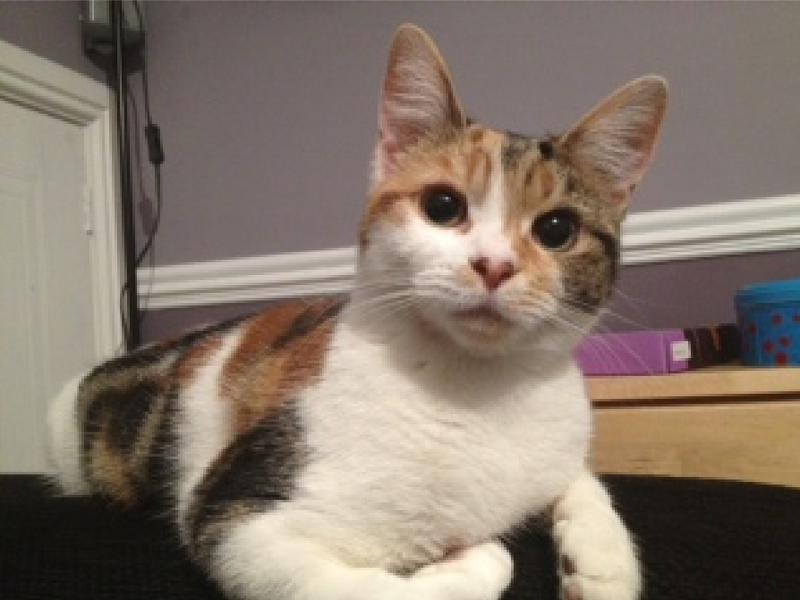
#> input picture images/cavendish.jpg, 800 x 600 px, found by its file name
$ python 1.0_Rasterisation.py
#> lines starting #> are read from the running program, lines starting #| are printed output that depends on the picture; after the words box and inside, x2 and y2 are one past the last pixel; in counts of white or black regions, pixels touching at a corner belong together
#!/usr/bin/env python
# coding: utf-8

# # Rasterisation
#
# Computer displays use an array of small squares called pixels which are illuminated using different colours. When the array of pixels is viewed as a whole the brain interprets it as a single image. The pixel array is called a raster array and the process of determining the illumination of the pixels is called **rasterisation**. The image that is approximated as a raster array is known as the **idealised image**.
#
# ```{glue:figure} smiley-raster-plot
#
# The idealised image and the raster approximation.
# ```
#
# ```{prf:definition} Pixel
# :class: note
#
# A **pixel** is a small square that is illuminated using different colours.
# ```
#
# ```{prf:definition} Raster
# :class: note
#
# A **raster** is a rectangular array of pixels.
# ```
#
# ```{prf:definition} Idealised image
# :class: note
#
# An **idealised image** is an analogue image that we wish to represent in a raster.
# ```

# In[1]:


import numpy as np
import matplotlib.pyplot as plt
import matplotlib.patches as patches
from myst_nb import glue


def circle(R, cx, cy, radius, colour):
    D, x, y = 5 - radius * radius, radius, 0
    while y <= x:
        for i in range(3):
            R[cx + x, cy + y, i] = colour[i]
            R[cx + x, cy - y, i] = colour[i]
            R[cx - x, cy + y, i] = colour[i]
            R[cx - x, cy - y, i] = colour[i]
            R[cx + y, cy + x, i] = colour[i]
            R[cx + y, cy - x, i] = colour[i]
            R[cx - y, cy + x, i] = colour[i]
            R[cx - y, cy - x, i] = colour[i]

        if D > 0:
            D -= 8 * x - 8
            x -= 1

        D += 8 * y + 12
        y += 1

    return R


# Idealised image
face_cx, face_cy, face_r = 0.5, 0.5, 0.4
eye1_cx, eye1_cy, eye1_r = 0.33, 0.6, 0.06
eye2_cx, eye2_cy, eye2_r = 0.67, 0.6, 0.06

fig, ax = plt.subplots(1, 2, figsize=(12, 6))

circle1 = plt.Circle((face_cx, face_cy), face_r, color="#FFFF00", ec="k", lw=12)
circle2 = plt.Circle((eye1_cx, eye1_cy), eye1_r, color="k")
circle3 = plt.Circle((eye2_cx, eye2_cy), eye2_r, color="k")
arc = patches.Arc((0.5, 0.5), 0.5, 0.5, angle=0, theta1=210, theta2=330, lw=12)

ax[0].add_patch(circle1)
ax[0].add_patch(circle2)
ax[0].add_patch(circle3)
ax[0].add_patch(arc)
ax[0].set_aspect("equal")
ax[0].axis("off")

# Raster
n = 20
R = 255 * np.ones((n, n, 3)).astype(int)

for i in range(n+1):
    for j in range(n+1):
        if (i - face_cx * n + 1) ** 2 + (j - face_cy * n) ** 2 <= (face_r * n) ** 2:
            R[i,j,:] = [255, 255, 0]

        ax[1].add_patch(plt.Rectangle((i-0.5,j-0.5), 1, 1, fill=False))

R = circle(R, int(face_cx*n)-1, int(face_cy*n), int(face_r*n), [0, 0, 0])

R[6:8, 13:15, :] = [0,0,0]
R[6:8, 6:8, :] = [0,0,0]
R[12,6,:] = [0,0,0]
R[13,7:8,:] = [0,0,0]
R[14,8:13,:] = [0,0,0]
R[13,13:14,:] = [0,0,0]
R[12,14,:] = [0,0,0]

ax[1].imshow(np.flipud(R))
ax[1].set_aspect("equal")
ax[1].axis([-1, 21, -1, 21])
ax[1].axis("off")

glue("smiley-raster-plot", fig, display=False)
#> (this line was passed over: myst_nb is not available in this run)


# ## The RGB colour model
#
# The **RGB** colour model uses the three primary colours <span style="color: red;">Red</span>, <span style="color: green;">Green</span> and <span style="color: blue;">Blue</span> (RGB) that are added to produce colours in the visible spectrum. Using a single bit for each primary colour (i.e., adding all of that colour or none of that colour) means that it is possible to produce eight colours: <span style="color: red;">red</span>, <span style="color: yellow;">yellow</span>, <span style="color: green;">green</span>, <span style="color: cyan;">cyan</span>, <span style="color: blue;">blue</span>, <span style="color: magenta;">magenta</span>, black and <span style="background-color:black;color:white">white</span> as shown in {ref}`rgb-table`. For example mixing full amounts of red and green results in pure yellow.
#
# ### 24-bit colour
#
# Adding proportions of each primary colours means that many more colours can be produced. Using 8 bits for each primary colour means that there are a possible $2^8 = 256$ different quantities of that colour. Combining the three primary colours means that the number of colours that can be produced is $3 \times 2^8 = 16,772,216$. It is estimated that the most number of colours that the human eye can distinguish is approximately 10 million so 24 bit colour (known as [**true color**](https://en.wikipedia.org/wiki/Color_depth#True_color_(24-bit)) is considered sufficient.
#
# :::{figure} ../images/rgb_wheel.png
# :width: 300px
#
# RGB color wheel
# :::
#
# Since there are 256 levels of the three primary colours in the true color model we can use the integers 0 to 255 in an ordered triplet. For example, the colour <span style="color: cyan;">cyan</span> is made by mixing full amounts of green and blue which corresponds to the triplet `[0, 255, 255]`. Most software packages also accept [hexadecimal](https://en.wikipedia.org/wiki/Hexadecimal) (base-16) colour codes where the values in the triplet are represented using 2-digit hexadecimal numbers 00 to FF which follow a # symbol. For example, <span style="color: cyan;">cyan</span> is represented using `"#00FFFF"`.
#
# ```{list-table} 1-bit RGB codes
# :header-rows: 1
# :name: rgb-table
#
# * - Colour
#   - RGB triplet
#   - Hexadecimal colour code
# * - <span style="color: black;">Black</span>
#   - `[0, 0, 0]`
#   - `"#FFFFFF"`
# * - <span style="color: red;">Red</span>
#   - `[255, 0, 0]`
#   - `"#FF0000"`
# * - <span style="color: yellow;">Yellow</span>
#   - `[255, 255, 0]`
#   - `"#FFFF00"`
# * - <span style="color: green;">Green</span>
#   - `[0, 255, 0]`
#   - `"#00FF00"`
# * - <span style="color: cyan;">Cyan</span>
#   - `[0, 255, 255]`
#   - `"#00FFFF"`
# * - <span style="color: blue;">Blue</span>
#   - `[0, 0, 255]`
#   - `"#0000FF"`
# * - <span style="color: magenta;">Magenta</span>
#   - `[255, 0, 255]`
#   - `"#FF00FF"`
# * - <span style=" background-color: black; color: white;">White</span>
#   - `[255, 255, 255]`
#   - `"#FFFFFF"`
# ```
#
# ## Raster arrays
#
# The information that defines a raster can be stored in a raster array. If a raster has a width of $N_x$ pixels and a height of $N_y$ pixels then it can be defined as an $N_y \times N_x \times 3$ array. The colour of each of the pixels in the raster is defined by the 3 levels for the red, green and blue components.
#
# The matplotlib command for reading in an image file is `plt.imread(<filename>)`. For example, the following code reads in the image file `cavendish.png` which if a photograph of my cat Cavendish and prints the size of the raster array.

# In[2]:


import matplotlib.pyplot as plt
import matplotlib.image as mpimg

img = mpimg.imread("../images/cavendish.jpg")
#> img is the input picture: shape (600, 800, 3); mean R, G, B 132.5, 118.4, 106.8
print(img.shape)
#| (600, 800, 3)


# So the raster array has a height of $N_y = 600$ pixels, a width of $N_x=800$ pixels with each pixel defined by a colour triplet.
#
# The matplotlib command for displaying a raster array `X` is `plt.imshow(X)`

# In[3]:


imgplot = plt.imshow(img)


# Now we have the raster array for the image we can use Python commands to manipulate the image. For example, the following code sets the colour of each pixel to either black or white depending on whether the sum of the colour triplet is greater or less than 383 which is halfway between 0 and 767 .

# In[4]:


colour_sum = np.sum(img, axis=2)
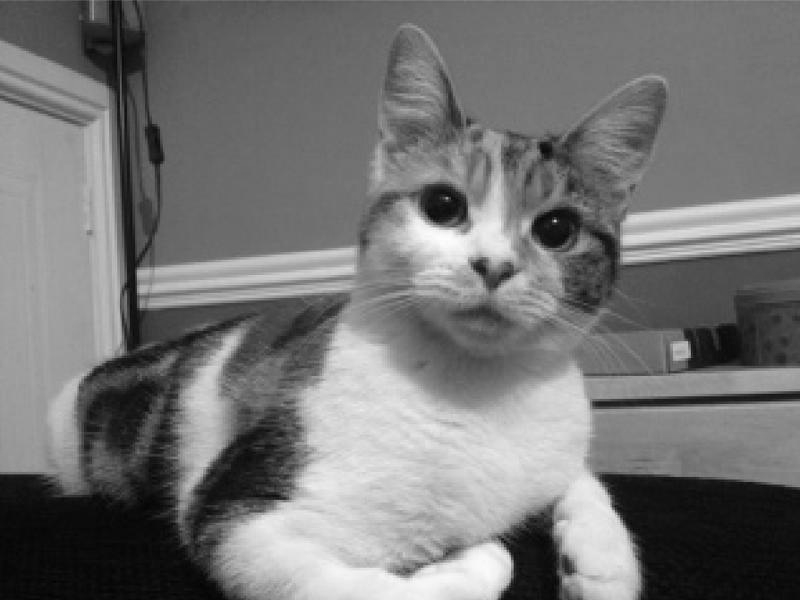
#> colour_sum: shape (600, 800) uint64; min 20, max 754, mean 357.7; drawn with min black and max white
imgbw = np.copy(img)
imgbw[colour_sum > 382,:] = [255,255,255]
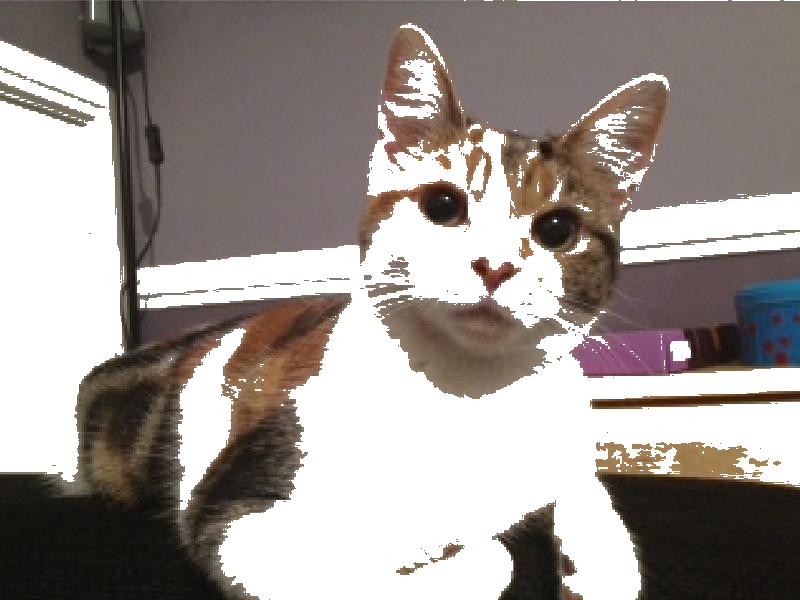
#> imgbw: shape (600, 800, 3); mean R, G, B 156.3, 148, 143.9
imgbw[colour_sum <= 382,:] = [0,0,0]
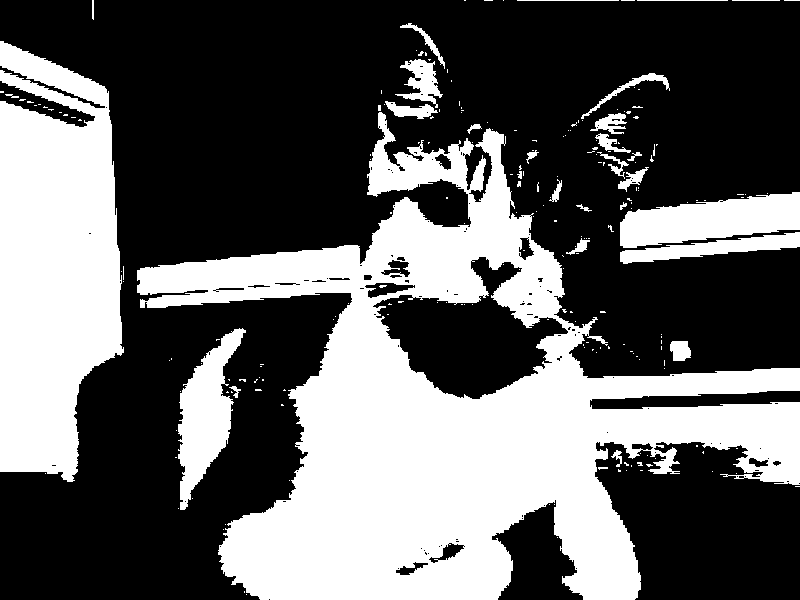
#> imgbw: shape (600, 800, 3); 38.2% white; 221 white regions (190 under 20 px), largest, box (x1, y1, x2, y2) and area: (137, 112, 800, 600) 121392, (0, 41, 124, 482) 41536, (620, 192, 800, 248) 6545
imgbwplot = plt.imshow(imgbw)


# ## Pixel co-ordinates
#
# You may have noticed that the vertical axes on the image plots have a scale that starts at 0 at the top and increases as we move down the rows of pixels. The reason for this is that digital displays are refreshed using horizontal lines of pixels starting at the top row and moving down to the bottom.
#
# If the raster represents a region defined by the $x$ and $y$ Euclidean space co-ordinates $x, y \in [0, 1]$ which is to be represented by an $N_y \times N_x$ raster then the corresponding pixel co-ordinates are
#
# :::{math}
#
# \begin{align}
#     x_{pixel} &= \lfloor x \cdot N_x \rfloor, \\
#     y_{pixel} &= \lfloor (1 - y) \cdot N_y \rfloor,
# \end{align}
# :::
#
# where $\lfloor \cdot \rfloor$ is rounds the contents to the integer below. Note that the $y$ co-ordinate is subtracted from 1 to ensure that the pixel co-ordinates $(0, 0)$ correspond to $(0, 1)$, i.e., the top-left hand pixel in the raster.
#
# The Python function defined below calculates the pixel co-ordinates from the $x$ and $y$ Euclidean space co-ordinates

# In[5]:


def pixelcoords(x, y, Nx, Ny):
    xpixel = int(x * Nx)
    ypixel = int((1 - y) * Ny)
    return xpixel, ypixel
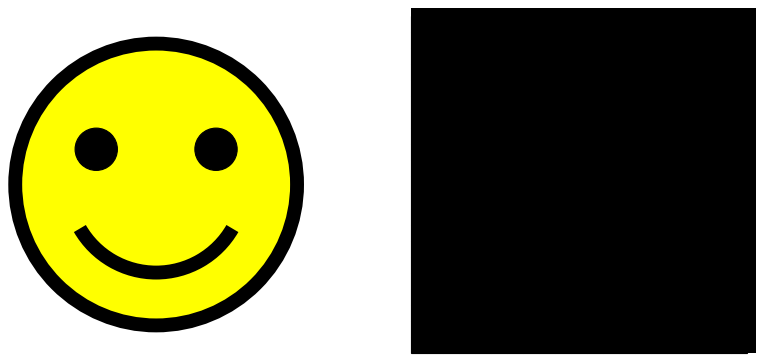
#> figure drawn by matplotlib, 2 panels
